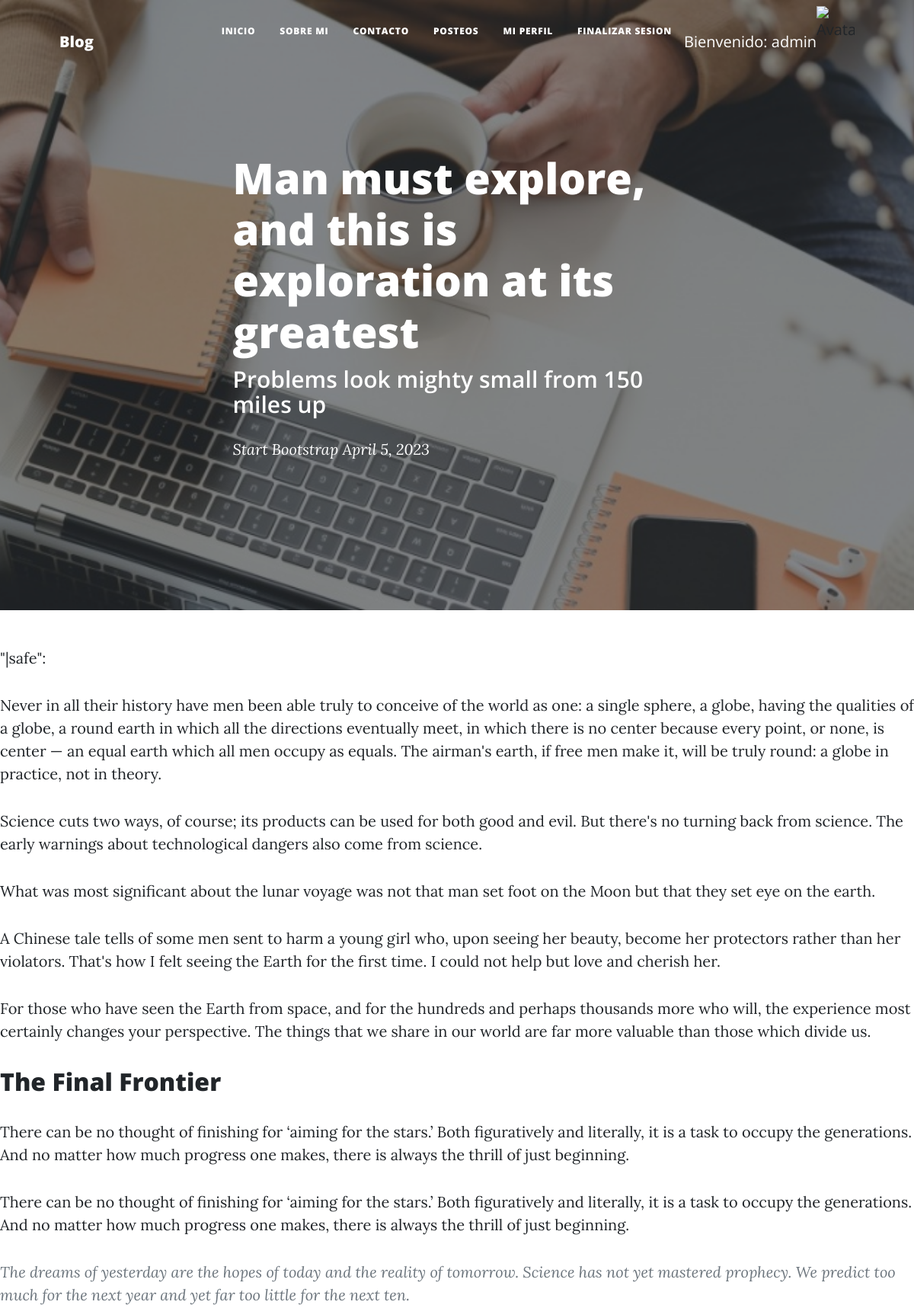
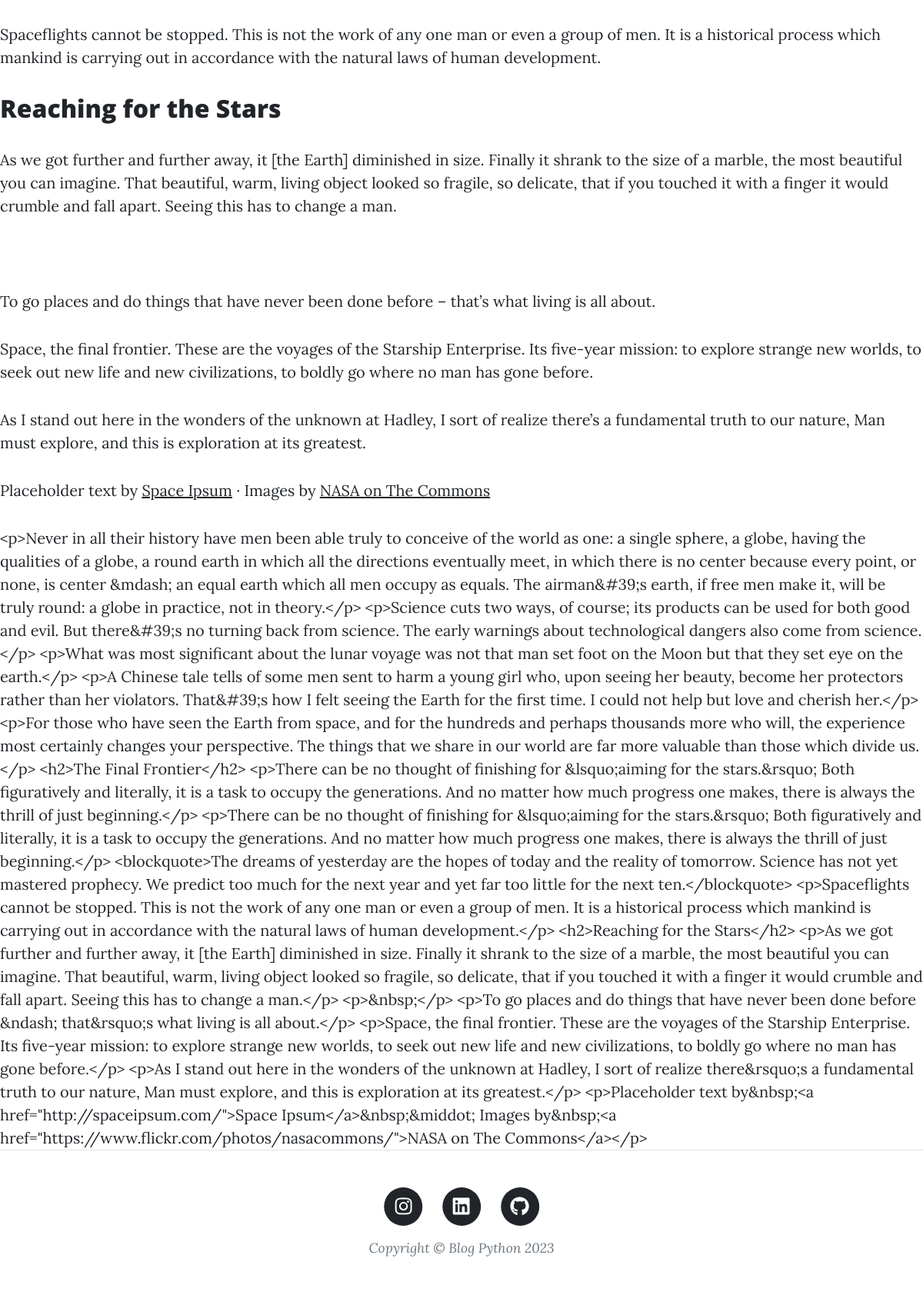
The app's page /Blog/vistaPost/3/ (signed in) with its own data (2 pictures, top to bottom).
### Blog/models.py (models this page shows, shortened)
class Posteos(models.Model):
    titulo = models.CharField(max_length=200)
    subtitulo = models.CharField(max_length=200)
    autor = models.CharField(max_length=50)
    fecha = models.DateField()
    texto = RichTextField()

### Blog/views.py (the view)
# urls.py: path('vistaPost/<int:id>/', vistaPost, name="vistaPost"),
@login_required
def vistaPost(request, id):
    posteo = Posteos.objects.get(id=id)
    context = {'posteo': posteo, "avatar": obtenerAvatar(request)}
    return render(request, 'vistaPost.html', context)

### Blog/views.py (called while the page is built)
@login_required
def obtenerAvatar(request):
    avatares = Avatar.objects.filter(user=request.user.id)
    if len(avatares) != 0:
        return avatares[0].imagen.url
    else:
        return "/media/avatares/default.png"

### Blog/templates/vistaPost.html (shortened to what this page needs)
{% extends "padre.html" %}
{% load static %}
{% block titulo %}
<header class="masthead" style="background-image: url('{% static "assets/img/crearPost-bg.jpg" %}')">
    <div class="container position-relative px-4 px-lg-5">
        <div class="row gx-4 gx-lg-5 justify-content-center">
            <div class="col-md-10 col-lg-8 col-xl-7">
                <div class="post-heading">
                    <h1>{{ posteo.titulo }}</h1>
                    <h2 class="subheading">{{ posteo.subtitulo }}</h2>
                    <span class="meta">
                        <a href="#!">{{ posteo.autor }} {{ posteo.fecha }}</a>
                    </span>
                </div>
            </div>
        </div>
    </div>
{% endblock %}
{% block segundo_contenido_que_cambia %}
"|safe": {{ posteo.texto|safe }}
{{ posteo.texto }}
{% endblock %}

### Blog/templates/padre.html (shortened to what this page needs)
<!DOCTYPE html>
<html lang="en">
    <head>
        {% load static %}
        <link href="{% static 'css/styles.css' %}" rel="stylesheet" />
    </head>
    <body>
        <nav class="navbar navbar-expand-lg navbar-light" id="mainNav">
            <div class="container px-4 px-lg-5">
                <a class="navbar-brand" href="{% url 'Inicio' %}">Blog</a>
                <div class="collapse navbar-collapse" id="navbarResponsive">
                    <ul class="navbar-nav ms-auto py-4 py-lg-0">
                        <li class="nav-item"><a class="nav-link px-lg-3 py-3 py-lg-4" href="{% url 'Inicio' %}">Inicio</a></li>
                        <li class="nav-item"><a class="nav-link px-lg-3 py-3 py-lg-4" href="{% url 'SobreMi' %}">Sobre Mi</a></li>
                        <li class="nav-item"><a class="nav-link px-lg-3 py-3 py-lg-4" href="{% url 'Contacto' %}">Contacto</a></li>
                        {% if user.is_authenticated %}
                        <li class="nav-item"><a class="nav-link px-lg-3 py-3 py-lg-4" href="{% url 'Posteos' %}">Posteos</a></li>
                        <li class="nav-item"><a class="nav-link px-lg-3 py-3 py-lg-4" href="{% url 'miPerfil' %}">Mi Perfil</a></li>
                        <li class="nav-item"><a class="nav-link px-lg-3 py-3 py-lg-4" href="{% url 'FinalizarSesion' %}">Finalizar Sesion</a></li>
                        <user class="username"><a style="margin-top: 20px; color: white;"><p>Bienvenido: {{ user.username }} </p></a></user>
                        <img src="{{ avatar }}" alt="Avatar" style="width:50px;height:50px;"/>
                        {% else %}
                        <li class="nav-item"><a class="nav-link px-lg-3 py-3 py-lg-4" href="{% url 'IniciarSesion' %}">Iniciar Sesion</a></li>
                        <li class="nav-item"><a class="nav-link px-lg-3 py-3 py-lg-4" href="{% url 'Registro' %}">Registro</a></li>
                        {% endif %}
                    </ul>
                </div>
            </div>
        </nav>
                            {% block titulo %}
                            {% endblock %}
        </header>
        {% block segundo_contenido_que_cambia %}
        {% endblock %}
        <footer class="border-top">
            <div class="container px-4 px-lg-5">
                <div class="row gx-4 gx-lg-5 justify-content-center">
                    <div class="col-md-10 col-lg-8 col-xl-7">
                        <ul class="list-inline text-center">
                            <li class="list-inline-item">
                                <a href="https://www.instagram.com/virginia.aye/">
                                    <span class="fa-stack fa-lg">
                                        <i class="fas fa-circle fa-stack-2x"></i>
                                        <i class="fab fa-instagram fa-stack-1x fa-inverse"></i>
                                    </span>
                                </a>
                            </li>
                            <li class="list-inline-item">
                                <a href="https://www.linkedin.com/in/virginia-barrios-53996a171/">
                                    <span class="fa-stack fa-lg">
                                        <i class="fas fa-circle fa-stack-2x"></i>
                                        <i class="fab fa-linkedin fa-stack-1x fa-inverse"></i>
                                    </span>
                                </a>
                            </li>
                            <li class="list-inline-item">
                                <a href="https://github.com/VirginiaBarrios">
                                    <span class="fa-stack fa-lg">
                                        <i class="fas fa-circle fa-stack-2x"></i>
                                        <i class="fab fa-github fa-stack-1x fa-inverse"></i>
                                    </span>
                                </a>
                            </li>
                        </ul>
                        <div class="small text-center text-muted fst-italic">Copyright &copy; Blog Python 2023</div>
                    </div>
                </div>
            </div>
        </footer>
    </body>
</html>

### records on screen
Posteos: titulo "Man must explore, and this is exploration at its greatest", subtitulo "Problems look mighty small from 150 miles up", autor "Start Bootstrap", fecha "April 5, 2023", texto "Never in all their history have men been able truly to conceive of the world as one: a single sphere, a globe, having the qualities of a globe, a round earth in which all the directions eventually meet, in which there is no center because every point, or none, is center — an equal earth which all men occupy as equals. The airman's earth, if free men make it, will be truly round: a globe in practice, not in theory. Science cuts two ways, of course; its products can be used for both good and evil. But there's no turning back from science. The early warnings about technological dangers also come from science. What was most significant about the lunar voyage was not that man set foot on the…", texto "<p>Never in all their history have men been able truly to conceive of the world as one: a single sphere, a globe, having the qualities of a globe, a round earth in which all the directions eventually meet, in which there is no center because every point, or none, is center &mdash; an equal earth which all men occupy as equals. The airman&#39;s earth, if free men make it, will be truly round: a globe in practice, not in theory.</p> <p>Science cuts two ways, of course; its products can be used for both good and evil. But there&#39;s no turning back from science. The early warnings about technological dangers also come from science.</p> <p>What was most significant about the lunar voyage was…"

### other values on screen
{{ user.username }} "admin"
